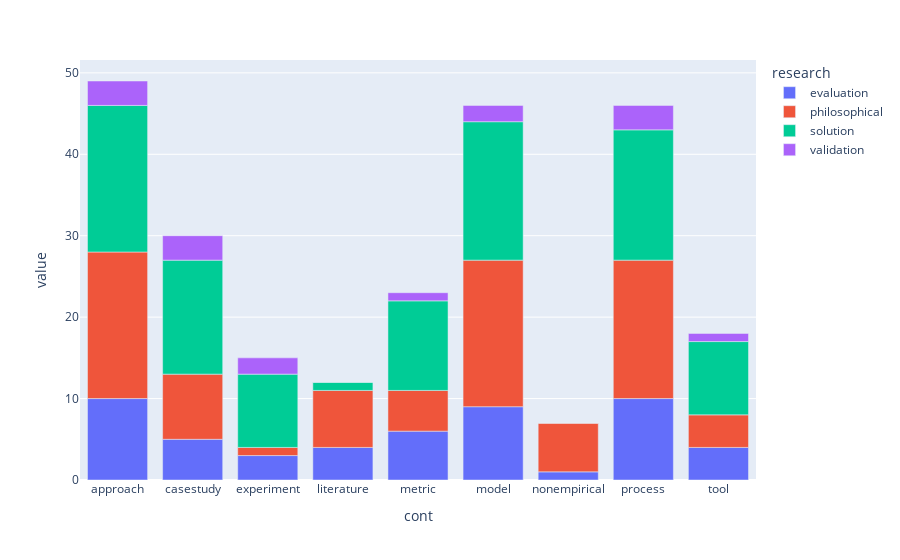

The code cell stored with this chart in its notebook:
### Code cell
fig = px.bar(ct)  #, barmode='group')
fig.show()

### Figure 1 — Plotly figure (JSON) as saved in the notebook; plotly's stock layout.template omitted (floating-point values rounded to 4 significant figures)
{"data": [{"alignmentgroup": "True", "hovertemplate": "research=evaluation<br>cont=%{x}<br>value=%{y}<extra></extra>", "legendgroup": "evaluation", "marker": {"color": "#636efa", "pattern": {"shape": ""}}, "name": "evaluation", "offsetgroup": "evaluation", "orientation": "v", "showlegend": true, "textposition": "auto", "type": "bar", "x": ["approach", "casestudy", "experiment", "literature", "metric", "model", "nonempirical", "process", "tool"], "xaxis": "x", "y": [10, 5, 3, 4, 6, 9, 1, 10, 4], "yaxis": "y"}, {"alignmentgroup": "True", "hovertemplate": "research=philosophical<br>cont=%{x}<br>value=%{y}<extra></extra>", "legendgroup": "philosophical", "marker": {"color": "#EF553B", "pattern": {"shape": ""}}, "name": "philosophical", "offsetgroup": "philosophical", "orientation": "v", "showlegend": true, "textposition": "auto", "type": "bar", "x": ["approach", "casestudy", "experiment", "literature", "metric", "model", "nonempirical", "process", "tool"], "xaxis": "x", "y": [18, 8, 1, 7, 5, 18, 6, 17, 4], "yaxis": "y"}, {"alignmentgroup": "True", "hovertemplate": "research=solution<br>cont=%{x}<br>value=%{y}<extra></extra>", "legendgroup": "solution", "marker": {"color": "#00cc96", "pattern": {"shape": ""}}, "name": "solution", "offsetgroup": "solution", "orientation": "v", "showlegend": true, "textposition": "auto", "type": "bar", "x": ["approach", "casestudy", "experiment", "literature", "metric", "model", "nonempirical", "process", "tool"], "xaxis": "x", "y": [18, 14, 9, 1, 11, 17, 0, 16, 9], "yaxis": "y"}, {"alignmentgroup": "True", "hovertemplate": "research=validation<br>cont=%{x}<br>value=%{y}<extra></extra>", "legendgroup": "validation", "marker": {"color": "#ab63fa", "pattern": {"shape": ""}}, "name": "validation", "offsetgroup": "validation", "orientation": "v", "showlegend": true, "textposition": "auto", "type": "bar", "x": ["approach", "casestudy", "experiment", "literature", "metric", "model", "nonempirical", "process", "tool"], "xaxis": "x", "y": [3, 3, 2, 0, 1, 2, 0, 3, 1], "yaxis": "y"}], "layout": {"barmode": "relative", "legend": {"title": {"text": "research"}, "tracegroupgap": 0}, "margin": {"t": 60}, "xaxis": {"anchor": "y", "domain": [0, 1], "title": {"text": "cont"}}, "yaxis": {"anchor": "x", "domain": [0, 1], "title": {"text": "value"}}}}
